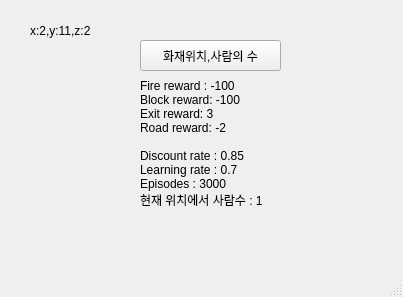
<?xml version="1.0" encoding="UTF-8"?>
<ui version="4.0">
 <class>MainWindow</class>
 <widget class="QMainWindow" name="MainWindow">
  <property name="geometry">
   <rect>
    <x>0</x>
    <y>0</y>
    <width>403</width>
    <height>297</height>
   </rect>
  </property>
  <property name="windowTitle">
   <string>MainWindow</string>
  </property>
  <widget class="QWidget" name="centralwidget">
   <widget class="QPushButton" name="btn1">
    <property name="geometry">
     <rect>
      <x>140</x>
      <y>40</y>
      <width>141</width>
      <height>31</height>
     </rect>
    </property>
    <property name="text">
     <string>화재위치,사람의 수</string>
    </property>
   </widget>
   <widget class="QLabel" name="label">
    <property name="geometry">
     <rect>
      <x>30</x>
      <y>20</y>
      <width>101</width>
      <height>21</height>
     </rect>
    </property>
    <property name="text">
     <string>x:2,y:11,z:2</string>
    </property>
   </widget>
   <widget class="QLabel" name="label_2">
    <property name="geometry">
     <rect>
      <x>140</x>
      <y>80</y>
      <width>151</width>
      <height>141</height>
     </rect>
    </property>
    <property name="text">
     <string>Fire reward : -100
Block reward: -100
Exit reward: 3
Road reward: -2

Discount rate : 0.85
Learning rate : 0.7
Episodes : 3000
현재 위치에서 사람수 : 1
</string>
    </property>
   </widget>
  </widget>
  <widget class="QMenuBar" name="menubar">
   <property name="geometry">
    <rect>
     <x>0</x>
     <y>0</y>
     <width>403</width>
     <height>21</height>
    </rect>
   </property>
  </widget>
  <widget class="QStatusBar" name="statusbar"/>
 </widget>
 <resources/>
 <connections/>
</ui>
